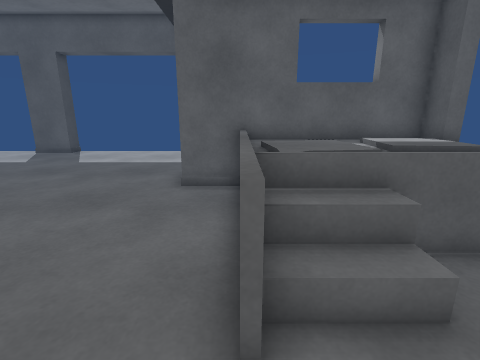
View 1 (above)

12 first-person views from a walk through a scene from a Unity 3-D project. The camera is 1.2 m above the floor, tilts 14° down and sees 85° across. The floor is counted in squares, 0.5 m on a side. Each view is taken from the middle of a square. On the plan, view 1 faces up. The plan holds only what a view shows up to about 18 squares ahead; the rest is blank.

View 2
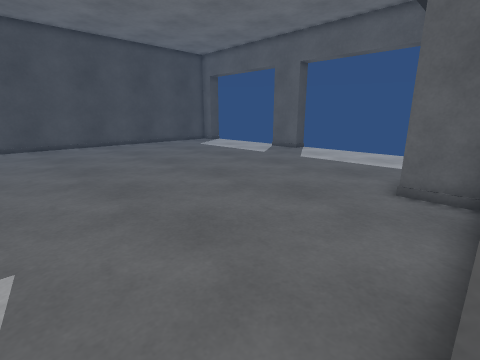

View 3
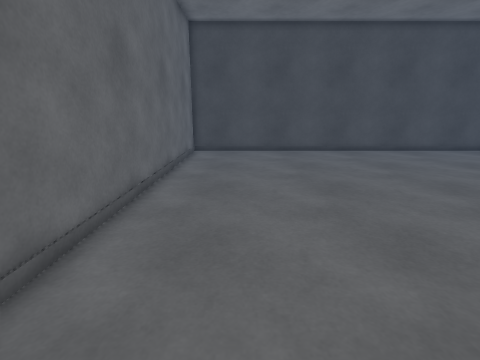

View 4
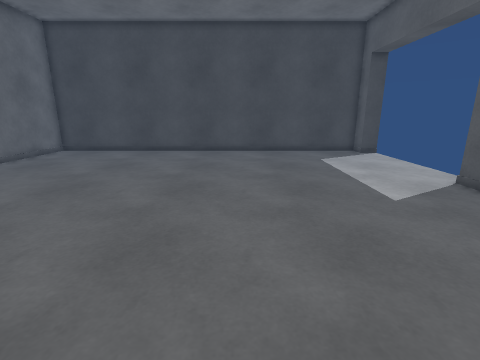

View 5
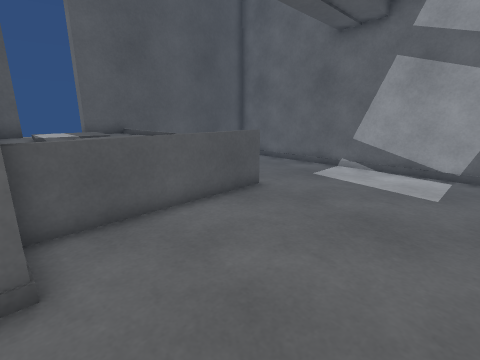

View 6
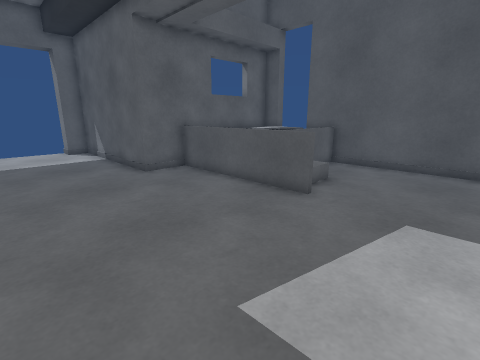

View 7
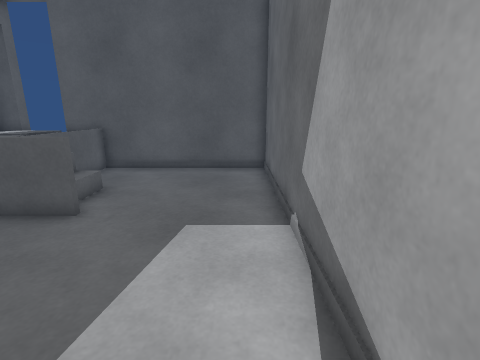

View 8
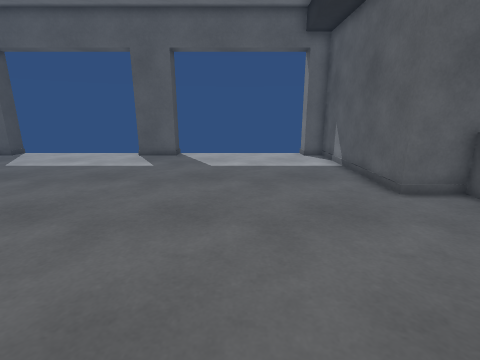

View 9
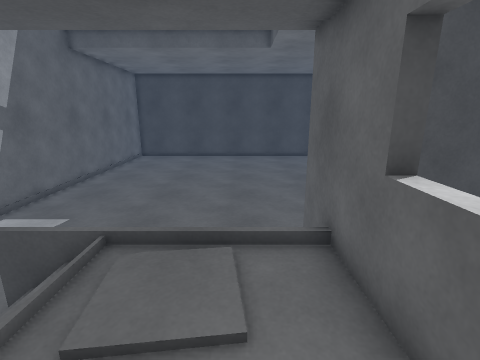

View 10
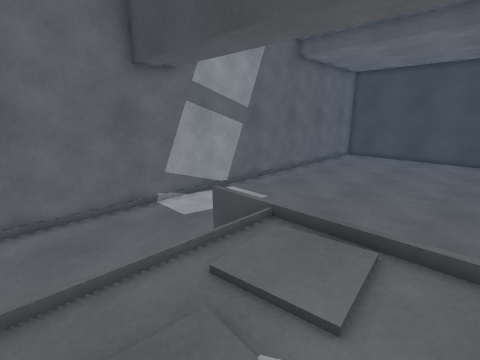

View 11
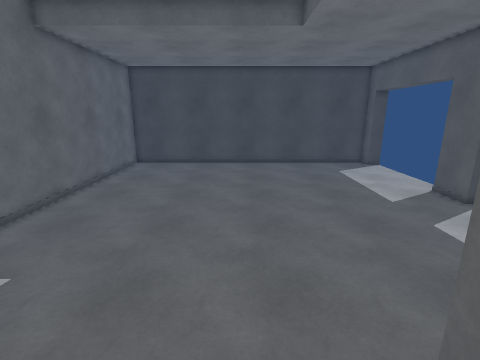

View 12
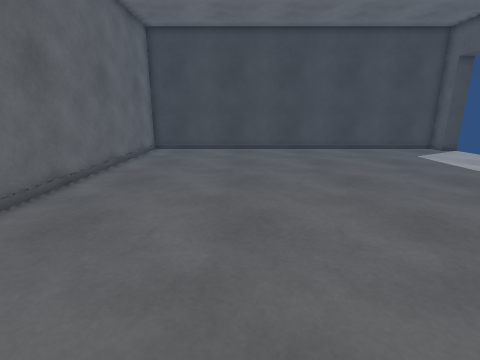

### Floor plan
Key: @ floor where view 1 was taken; # wall or solid block; . main floor; : floor 0.75 m higher than the main floor; / step, stairs or slope; = window, fence, low wall or low ledge.
Columns run from 22 left of view 1 to 7 right of it. Each row starts with its distance up from view 1.
 18  #         #       #
 17 ##.......###.......##
 16 #...................#
 15 #...................#
 14 #...................#
 13 #...................#
 12 #...................#
 11 #...................#
 10 #...................#
  9 #...................#####==##
  8 #.....................=:::::##
  7 #......................:::::
  6 #......................:::::##
  5 #......................:::::#
  4 #.....................=///..#
  3 #.....................=//...#
  2 #.....................=.....#
  1 #...........................#
  0 #.....................@.....#
 -1 #...........................#
 -2 #...........................#
 -3 #############################

Where each view was taken, in squares from view 1:
view 1: 0 up, 0 right, facing up
view 2: 0 up, 0 right, facing up-left
view 3: 0 up, 4 left, facing left
view 4: 9 up, 4 left, facing left
view 5: 9 up, 6 left, facing down-right
view 6: 2 down, 7 left, facing up-right
view 7: 2 down, 6 left, facing right
view 8: 1 up, 7 left, facing up
view 9: 7 up, 5 right, facing left
view 10: 8 up, 5 right, facing down-left
view 11: 6 up, 1 right, facing left
view 12: 3 up, 3 left, facing left
